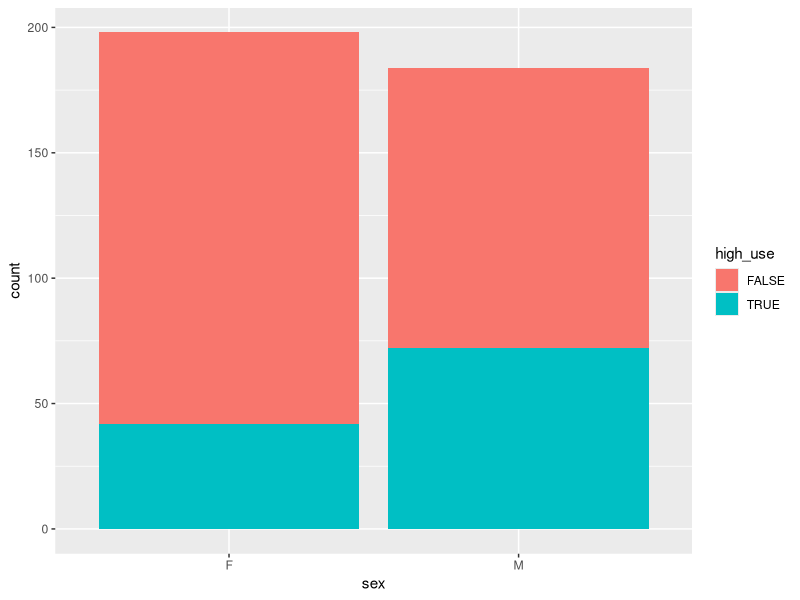
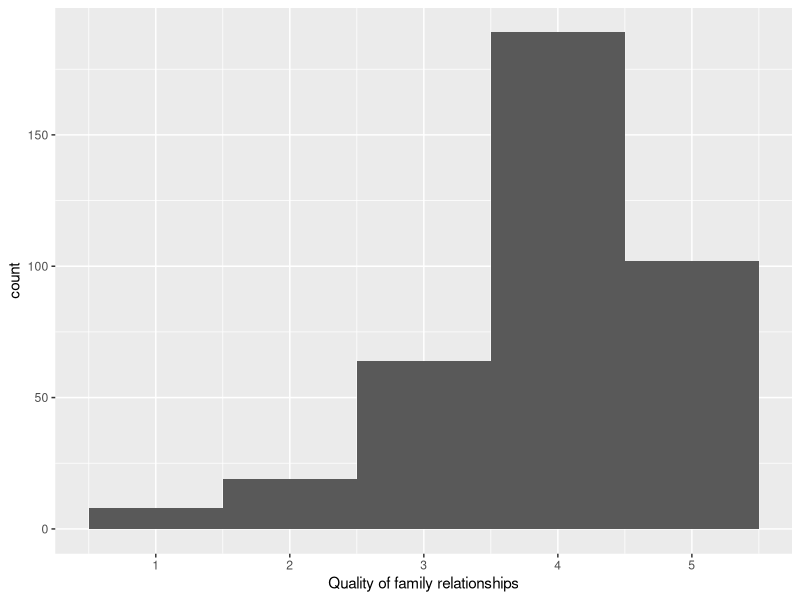
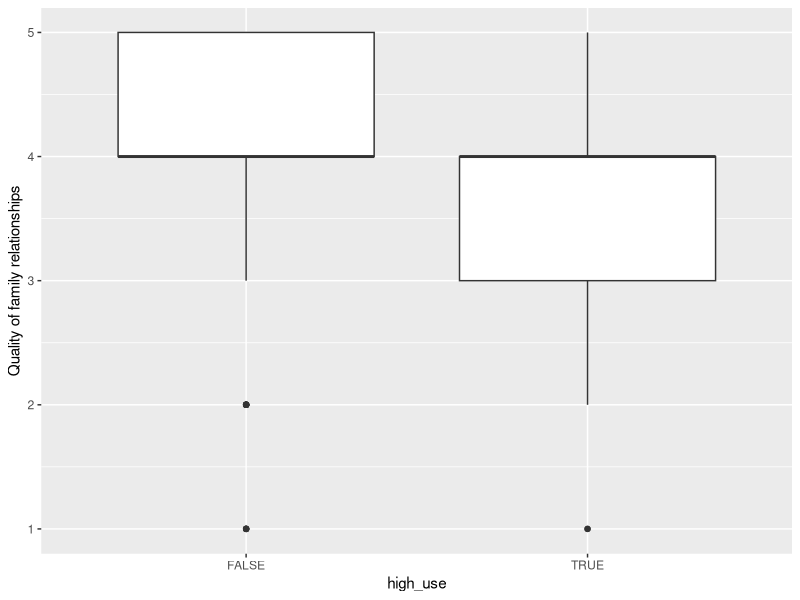

Here is the R script that generated these plots, in order:
## ---- chunk 1

# read the data
alc <- read.table("./data/alc_students.txt",header = T,  dec = ".")


print(colnames(alc))
# load visualization libraries
library(GGally)
library(ggplot2)



summary(alc)

## ---- chunk 2
# create the model

# initialize a plot of alcohol use
g1 <- ggplot(data = alc, aes(x = sex, fill = high_use))

# define the plot as a bar plot and draw it
g1 + geom_bar()

## ---- chunk 3
# create the model

# initialize a plot of alcohol use
g2 <- ggplot(data = alc, aes(x = famrel))

# define the plot as a bar plot and draw it
g2 + geom_histogram(binwidth = 1) + xlab("Quality of family relationships")

## ---- chunk 4
# create the model


g3 <- ggplot(alc, aes(x = high_use, y = famrel))

# define the plot as a boxplot and draw it
g3 + geom_boxplot() + ylab("Quality of family relationships")


